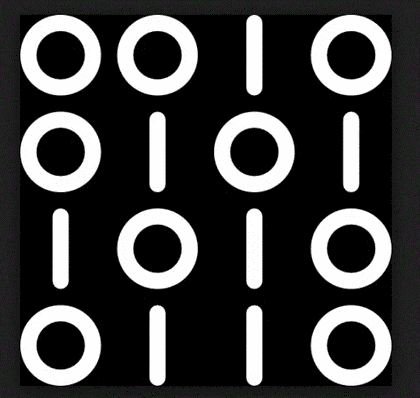
%> input picture Lab8/binary.GIF, 420 x 398 px, shrunk from 620 x 587 before the run
$ octave Task8_CodeOpening.m   (GNU Octave 9; MATLAB toolbox functions it lacks are replaced by stand-ins)
%> lines starting %> are read from the running program, lines starting %| are printed output that depends on the picture; in (x1, y1, x2, y2) boxes, pixels count from 0 and x2, y2 are one past the last pixel; in counts of white or black regions, pixels touching at a corner belong together; the program's own positions count from 1
clear all
 close all

img=imread('binary.GIF');
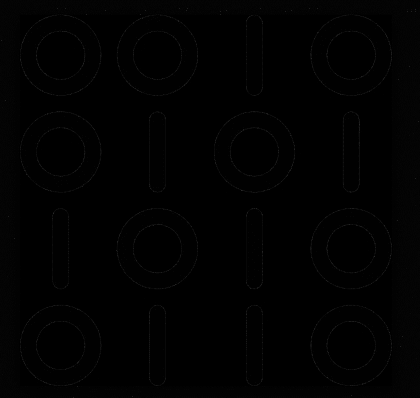
%> img: size 398x420 uint8; min 0, max 42, mean 1.2
%figure,imshow(A);
binaryImage=im2bw(img);
%> binaryImage: size 398x420 logical; every value is 0
%Structuring element
sE=getnhood(strel('square',11));

r=floor(size(sE,1)/2);
c=floor(size(sE,2)/2);
%Pad array on all the sides
padArr=padarray(binaryImage,[r c],1);
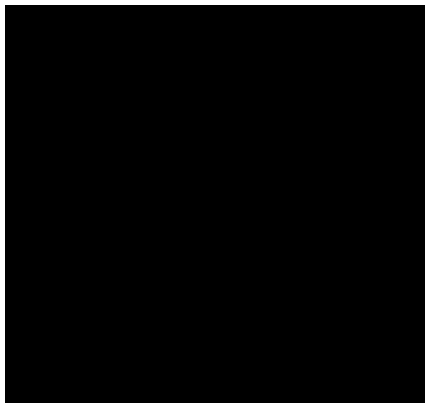
%> padArr: size 408x430 logical; 4.7% white; 1 white region, box (x1, y1, x2, y2) and area: (0, 0, 430, 408) 8280
%Intialize a matrix with size of matrix A
logicalZeros=false(size(binaryImage));
for i=1:size(padArr,1)-(2*r)
    for j=1:size(padArr,2)-(2*c)

        Temp=padArr(i:i+(2*r),j:j+(2*c));

        logicalZeros(i,j)=min(min(Temp-sE));

    end
end
%> logicalZeros: size 398x420 logical; every value is 1
%figure,imshow(~D);

A1=~logicalZeros;
%figure,imshow(A);
%A1=im2bw(A);
%Structuring element
sE2=getnhood(strel('square',11));
r=floor(size(sE2,1)/2);
c=floor(size(sE2,2)/2);

%Pad array on all the sides
padArr1=padarray(A1,[r c]);
%> padArr1: size 408x430 logical; every value is 0
logicalZeros1=false(size(A1));
for i=1:size(padArr1,1)-(2*r)

    for j=1:size(padArr1,2)-(2*c)
        Temp=padArr1(i:i+(2*r),j:j+(2*c));
        logicalZeros1(i,j)=max(max(Temp&sE2));
    end
end

%figure,imshow(D1);
subplot(1,2,1),imshow(img),title('Original');
subplot(1,2,2),imshow(logicalZeros1),title('Opening');
